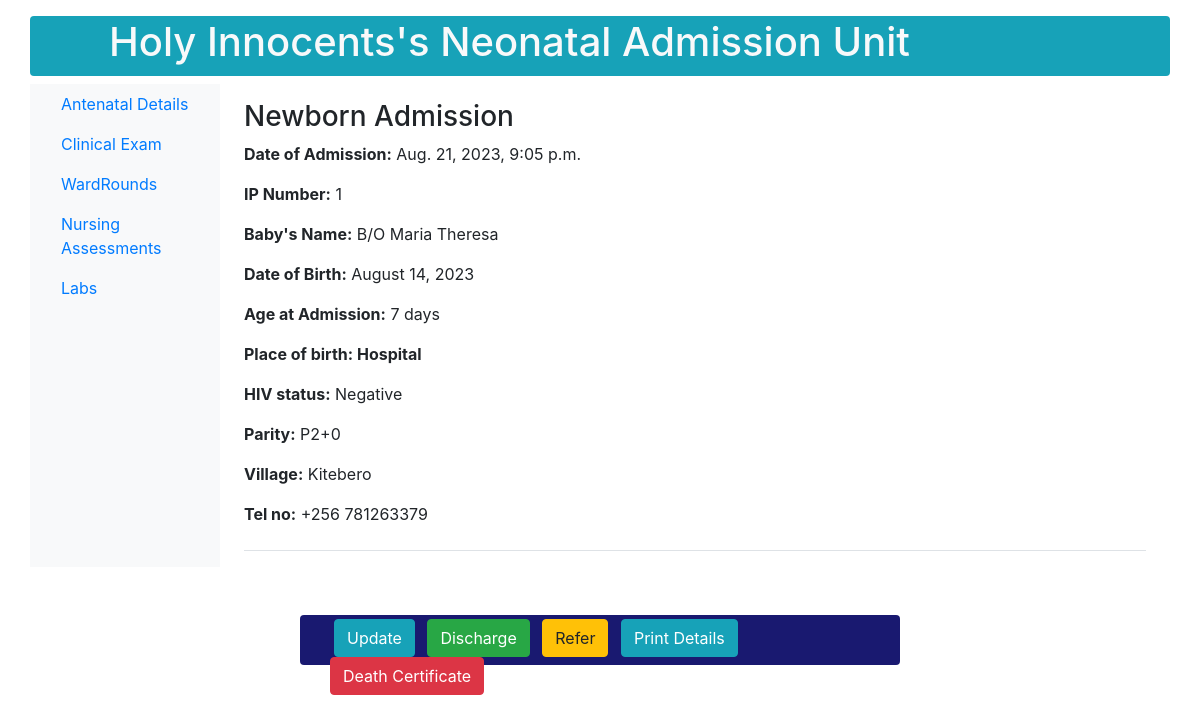
Before: /newborn/print/1/ with the older database file.
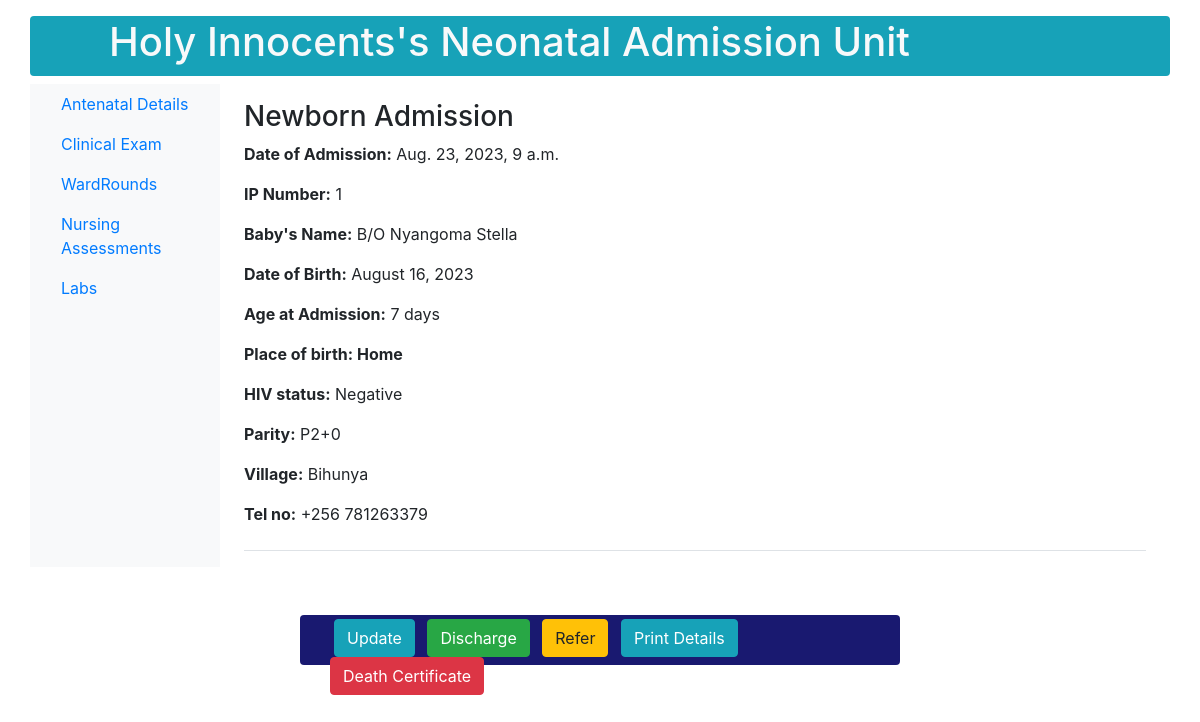
After: the same page with the newer database file.
### newborn/models.py (models this page shows, shortened)
class NewbornAdmission(models.Model):
    PLACE_OF_BIRTH_CHOICES = [
        ('Hospital', 'Hospital'),
        ('Along the road', 'Along the road'),
        ('Home', 'Home'),
    ]
    MODE_OF_DELIVERY_CHOICES = [
        ('SVD', 'SVD (Spontaneous Vaginal Delivery)'),
        ('C/S', 'C/S (Caesarean Section)'),
    ]
    MEANS_OF_TRANSPORT_CHOICES = [
        ('Ambulance', 'Ambulance'),
        ('Public means', 'Public means'),
    ]
    YES_NO_CHOICES = [
        ('Yes', 'Yes'),
        ('No', 'No'),
    ]
    SEX = [
        ('M', 'M'),
        ('F', 'F'),
    ]
    admission_date = models.DateTimeField()
    name = models.CharField(max_length=100)
    sex = models.CharField(max_length=100, choices=SEX)
    birth_weight = models.DecimalField(max_digits=2, decimal_places=1)
    delivery_date = models.DateTimeField()
    place_of_birth = models.CharField(max_length=20, choices=PLACE_OF_BIRTH_CHOICES)
    hospital_name = models.CharField(max_length=100, blank=True, null=True)
    mode_of_delivery = models.CharField(max_length=3, choices=MODE_OF_DELIVERY_CHOICES)
    indication = models.CharField(max_length=100, blank=True, null=True)
    resuscitation_done = models.CharField(max_length=3, choices=YES_NO_CHOICES)
    resuscitation_choices_1 = models.BooleanField(verbose_name='Bag&Mask', default=False, blank=True)
    resuscitation_choices_2 = models.BooleanField(verbose_name='Oxygen', default=False, blank=True)
    referred_in = models.CharField(max_length=3, choices=YES_NO_CHOICES)
    facility_name = models.CharField(max_length=100, blank=True, null=True)
    referral_date_time = models.DateTimeField(blank=True, null=True)
    reason_for_referral = models.CharField(max_length=100, blank=True, null=True)
    means_of_transport = models.CharField(max_length=20, choices=MEANS_OF_TRANSPORT_CHOICES, blank=True, null=True)
    oxygen_transport = models.CharField(max_length=3, choices=YES_NO_CHOICES, blank=True, null=True)
    mother = models.ForeignKey(MotherDetails, on_delete=models.CASCADE, null=True)

class MotherDetails(models.Model):
    name = models.CharField(max_length=50)
    age = models.IntegerField(default=28)
    blood_group = models.CharField(max_length=50, choices=BLOOD_GROUP)
    parity = models.CharField(max_length=100)
    number_of_living_children = models.CharField(max_length=100)
    hiv_status = models.CharField(max_length=50, choices=HIV_STATUS)
    level_of_education = models.CharField(max_length=50, choices=LEVEL_OF_EDUCATION)
    occupation = models.CharField(max_length=50, choices=OCCUPATION)
    location = models.ForeignKey(MotherLocation, on_delete=models.CASCADE, null=True)

class MotherLocation(models.Model):
    country = models.CharField(max_length=100)
    district = models.ForeignKey(District, on_delete=models.CASCADE)
    county_municipality = models.ForeignKey(CountyMunicipality, on_delete=models.CASCADE)
    subcounty = models.ForeignKey(Subcounty, on_delete=models.CASCADE)
    parish = models.ForeignKey(Parish, on_delete=models.CASCADE)
    village = models.ForeignKey(Village, on_delete=models.CASCADE)
    nin_no = models.CharField(max_length=100, default='CMX10000000')
    contact = models.CharField(max_length=100, default='+256 ')

class Village(models.Model):
    parish = models.ForeignKey(Parish, on_delete=models.CASCADE, null=True)
    name = models.CharField(max_length=100)
    def __str__(self):
        return self.name

### newborn/views.py (the view)
# urls.py: path('newborn/print/<int:pk>/', views.print_detail, name='clerkship-page'),
def print_detail(request, pk):
    newborn = NewbornAdmission.objects.get(pk=pk)
    age_delta = newborn.admission_date.date() - newborn.delivery_date.date()
    age_days = age_delta.days
    context = {
            'newborn': newborn,
            'age_days': age_days,
    }
    return render(request, 'newborn/details.html', context)

### newborn/templates/newborn/details.html (shortened to what this page needs)
{% load static %}
<!DOCTYPE html>
{% load crispy_forms_tags %}
{% load bootstrap4 %}
{% bootstrap_css %}
<html lang="en">
<head>
</head>
<body>
    <nav class="container navbar navbar-expand-md navbar-light bg-info topnavbar text-light justify-text-center mb-2 mt-3 rounded" style="height: 60px;">
        <div class="container">
            <ul class="ml-5 nav navbar-nav navbar-center">
                <li>
                    <h1 class="text-center">Holy Innocents's Neonatal Admission Unit<h1>
                </li>
            </ul>
        </div>
     </nav>
    <div class="container">
        <div class="row">
            <nav class="col-md-2 d-none d-md-block bg-light sidebar">
                <div class="sidebar-sticky">
                    <ul class="nav flex-column">
 			<li class="nav-item">
                            <a class="nav-link" href="{% url 'mothers_antenatal_details' pk=newborn.id %}">Antenatal Details</a>
                        </li>
                        <li class="nav-item">
                            <a class="nav-link" href="{% url 'clinical-exam' pk=newborn.id %}">Clinical Exam</a>
                        </li>
                        <li class="nav-item">
                            <a class="nav-link" href="#">WardRounds</a>
                        </li>
                        <li class="nav-item">
                            <a class="nav-link" href="#">Nursing Assessments</a>
                        </li>
                        <li class="nav-item">
				<a class="nav-link" href="{% url 'lab-request' newborn.pk %}">Labs</a>
                        </li>
                     </ul>
                 </div>
              </nav>
              <main role="main" class="col-md-9 ml-sm-auto col-lg-10 px-4">
                <div class="justify-content-between flex-wrap flex-md-nowrap align-items-center pt-3 pb-2 mb-3 border-bottom">
                    <h3>Newborn Admission</h3>
                    <p><b>Date of Admission:</b> {{ newborn.admission_date}}</p>
                    <p><b>IP Number:</b> {{ newborn.pk }} </p>
                    <p><b>Baby's Name:</b> {{ newborn.name}}</p>
                    <p><b>Date of Birth:</b> {{ newborn.delivery_date|date:"F j, Y" }}</p>
                    <p><b>Age at Admission:</b> {{ age_days }} days</p>
                    <p><b>Place of birth: {{ newborn.place_of_birth}}</b></p>
                    <p><b>HIV status:</b> {{ newborn.mother.hiv_status}}</p>
                    <p><b>Parity:</b> {{ newborn.mother.parity}}</p>
                    <p><b>Village:</b> {{ newborn.mother.location.village}}</p>
                    <p><b>Tel no:</b> {{ newborn.mother.location.contact}} </p></div>
                 </div>
            </div>
        <div class="container mt-5 justify-content-center rounded" style="height: 50px; width: 600px; background-color: #191970;">
            <div class="container mt-5 py-1 justify-content-center">
		    <a class="btn btn-info ml-1 mr-2" href="{% url 'update-details' pk=newborn.id  %}" role="button">Update</a>
                <a class="btn btn-success mr-2" href="{% url 'discharge' pk=newborn.id %}" role="button">Discharge</a>
                <a class="btn btn-warning mr-2" href="#" role="button">Refer</a>
                <a class="btn btn-info" href="{% url 'more-details' newborn.pk %}" role="button">Print Details</a>
                <a class="btn btn-danger" href="#" role="button">Death Certificate</a>
            </div>
        </div>
</body>
</html>

Changed rows visible on the page:
changed NewbornAdmission "Negative": admission_date "Aug. 21, 2023, 9:05 p.m." → "Aug. 23, 2023, 9 a.m."; name "B/O Maria Theresa" → "B/O Nyangoma Stella"; delivery_date "August 14, 2023" → "August 16, 2023"; place_of_birth "Hospital" → "Home"; mother.location.village "Kitebero" → "Bihunya"
